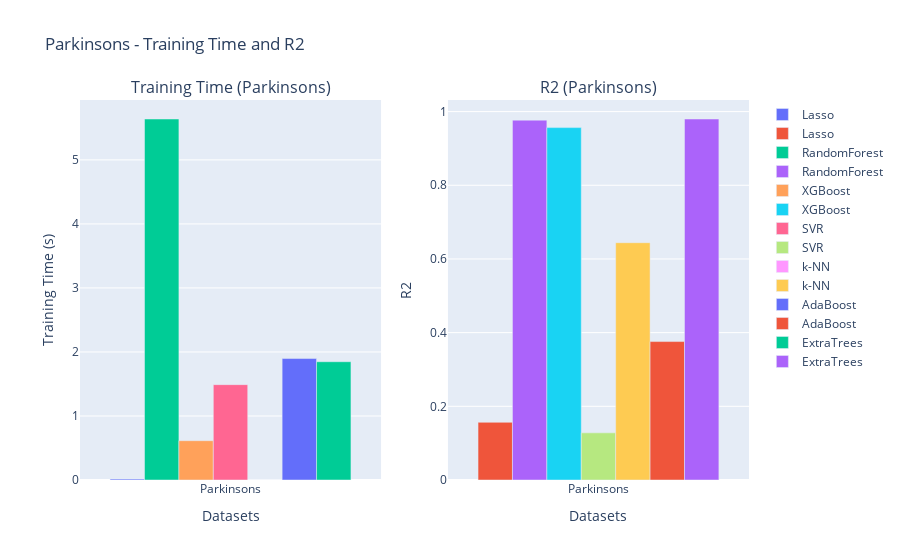
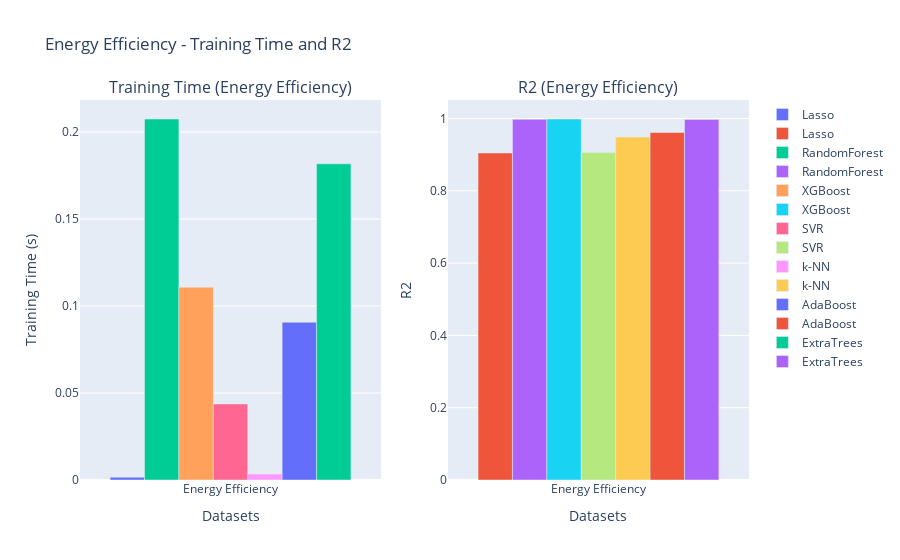
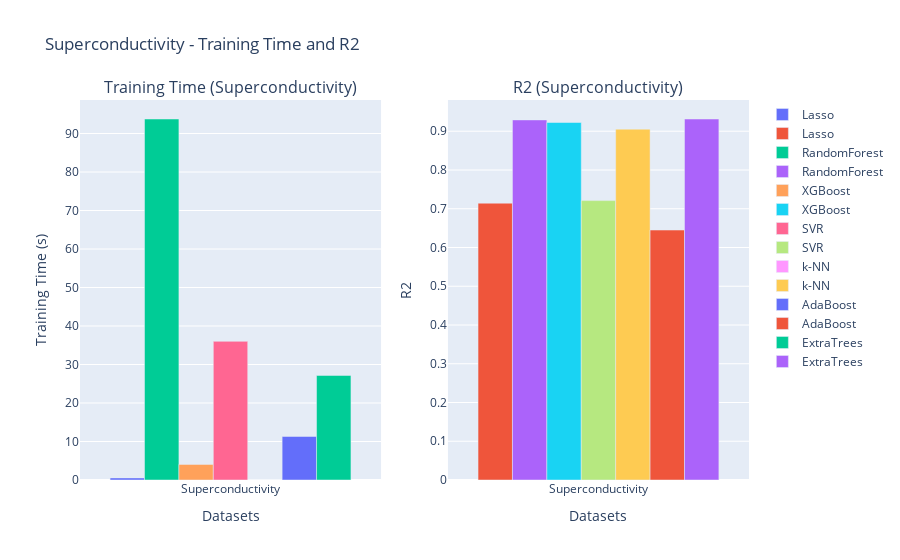
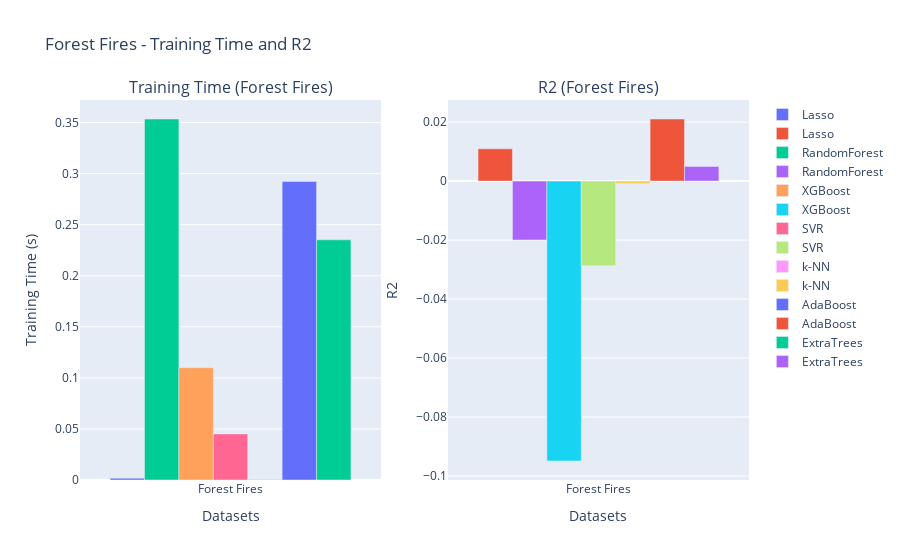

Notebook source saved alongside these figures, in order:
### Code cell
import plotly.graph_objs as go
from plotly.subplots import make_subplots

def plot_training_time_and_mape(datasets, dataset_name):
    dataset_names = list(datasets.keys())
    model_names = list(datasets[dataset_names[0]].keys())

    training_times = []
    mape_values = []

    for name in dataset_names:
        if name == dataset_name:
            training_times.append([datasets[name][model_name]['elapsed_time'] for model_name in model_names])
            mape_values.append([datasets[name][model_name]['test_r2'] for model_name in model_names])

    fig = make_subplots(rows=1, cols=2, subplot_titles=(f"Training Time ({dataset_name})", f"R2 ({dataset_name})"))

    for i, model_name in enumerate(model_names):
        fig.add_trace(go.Bar(x=[dataset_name], y=[training_times[0][i]], name=model_name), row=1, col=1)
        fig.add_trace(go.Bar(x=[dataset_name], y=[mape_values[0][i]], name=model_name), row=1, col=2)

    fig.update_xaxes(title_text="Datasets", row=1, col=1)
    fig.update_xaxes(title_text="Datasets", row=1, col=2)
    fig.update_yaxes(title_text="Training Time (s)", row=1, col=1)
    fig.update_yaxes(title_text="R2", row=1, col=2)

    fig.update_layout(title=f"{dataset_name} - Training Time and R2", showlegend=True, barmode='group')
    fig.show()

def plot_all_models(datasets, dataset_name, task='regression'):
    plot_training_time_and_mape(datasets, dataset_name)

    if task == 'regression':
        plot_mse(datasets, dataset_name)
    elif task == 'classification':
        plot_accuracy(datasets, dataset_name)

dataset_names = [
    'Parkinsons',
    'Energy Efficiency',
    'Superconductivity',
    'Forest Fires',
    'Wine Quality'
]

for dataset_name in dataset_names:
    plot_all_models(all_results, dataset_name, task='regression')

### Figure 1 — Plotly figure (JSON) as saved in the notebook; plotly's stock layout.template omitted (floating-point values rounded to 4 significant figures)
{"data": [{"name": "Lasso", "type": "bar", "x": ["Parkinsons"], "xaxis": "x", "y": [0.01381], "yaxis": "y"}, {"name": "Lasso", "type": "bar", "x": ["Parkinsons"], "xaxis": "x2", "y": [0.1566], "yaxis": "y2"}, {"name": "RandomForest", "type": "bar", "x": ["Parkinsons"], "xaxis": "x", "y": [5.639], "yaxis": "y"}, {"name": "RandomForest", "type": "bar", "x": ["Parkinsons"], "xaxis": "x2", "y": [0.9768], "yaxis": "y2"}, {"name": "XGBoost", "type": "bar", "x": ["Parkinsons"], "xaxis": "x", "y": [0.6138], "yaxis": "y"}, {"name": "XGBoost", "type": "bar", "x": ["Parkinsons"], "xaxis": "x2", "y": [0.9565], "yaxis": "y2"}, {"name": "SVR", "type": "bar", "x": ["Parkinsons"], "xaxis": "x", "y": [1.49], "yaxis": "y"}, {"name": "SVR", "type": "bar", "x": ["Parkinsons"], "xaxis": "x2", "y": [0.128], "yaxis": "y2"}, {"name": "k-NN", "type": "bar", "x": ["Parkinsons"], "xaxis": "x", "y": [0.000304], "yaxis": "y"}, {"name": "k-NN", "type": "bar", "x": ["Parkinsons"], "xaxis": "x2", "y": [0.6441], "yaxis": "y2"}, {"name": "AdaBoost", "type": "bar", "x": ["Parkinsons"], "xaxis": "x", "y": [1.897], "yaxis": "y"}, {"name": "AdaBoost", "type": "bar", "x": ["Parkinsons"], "xaxis": "x2", "y": [0.3758], "yaxis": "y2"}, {"name": "ExtraTrees", "type": "bar", "x": ["Parkinsons"], "xaxis": "x", "y": [1.847], "yaxis": "y"}, {"name": "ExtraTrees", "type": "bar", "x": ["Parkinsons"], "xaxis": "x2", "y": [0.9799], "yaxis": "y2"}], "layout": {"annotations": [{"font": {"size": 16}, "showarrow": false, "text": "Training Time (Parkinsons)", "x": 0.225, "xanchor": "center", "xref": "paper", "y": 1, "yanchor": "bottom", "yref": "paper"}, {"font": {"size": 16}, "showarrow": false, "text": "R2 (Parkinsons)", "x": 0.775, "xanchor": "center", "xref": "paper", "y": 1, "yanchor": "bottom", "yref": "paper"}], "barmode": "group", "showlegend": true, "title": {"text": "Parkinsons - Training Time and R2"}, "xaxis": {"anchor": "y", "domain": [0, 0.45], "title": {"text": "Datasets"}}, "xaxis2": {"anchor": "y2", "domain": [0.55, 1], "title": {"text": "Datasets"}}, "yaxis": {"anchor": "x", "domain": [0, 1], "title": {"text": "Training Time (s)"}}, "yaxis2": {"anchor": "x2", "domain": [0, 1], "title": {"text": "R2"}}}}

### Figure 2 — Plotly figure (JSON) as saved in the notebook; plotly's stock layout.template omitted (floating-point values rounded to 4 significant figures)
{"data": [{"name": "Lasso", "type": "bar", "x": ["Energy Efficiency"], "xaxis": "x", "y": [0.001594], "yaxis": "y"}, {"name": "Lasso", "type": "bar", "x": ["Energy Efficiency"], "xaxis": "x2", "y": [0.9046], "yaxis": "y2"}, {"name": "RandomForest", "type": "bar", "x": ["Energy Efficiency"], "xaxis": "x", "y": [0.2075], "yaxis": "y"}, {"name": "RandomForest", "type": "bar", "x": ["Energy Efficiency"], "xaxis": "x2", "y": [0.9977], "yaxis": "y2"}, {"name": "XGBoost", "type": "bar", "x": ["Energy Efficiency"], "xaxis": "x", "y": [0.1108], "yaxis": "y"}, {"name": "XGBoost", "type": "bar", "x": ["Energy Efficiency"], "xaxis": "x2", "y": [0.9986], "yaxis": "y2"}, {"name": "SVR", "type": "bar", "x": ["Energy Efficiency"], "xaxis": "x", "y": [0.04369], "yaxis": "y"}, {"name": "SVR", "type": "bar", "x": ["Energy Efficiency"], "xaxis": "x2", "y": [0.9062], "yaxis": "y2"}, {"name": "k-NN", "type": "bar", "x": ["Energy Efficiency"], "xaxis": "x", "y": [0.003448], "yaxis": "y"}, {"name": "k-NN", "type": "bar", "x": ["Energy Efficiency"], "xaxis": "x2", "y": [0.9486], "yaxis": "y2"}, {"name": "AdaBoost", "type": "bar", "x": ["Energy Efficiency"], "xaxis": "x", "y": [0.09069], "yaxis": "y"}, {"name": "AdaBoost", "type": "bar", "x": ["Energy Efficiency"], "xaxis": "x2", "y": [0.9611], "yaxis": "y2"}, {"name": "ExtraTrees", "type": "bar", "x": ["Energy Efficiency"], "xaxis": "x", "y": [0.1818], "yaxis": "y"}, {"name": "ExtraTrees", "type": "bar", "x": ["Energy Efficiency"], "xaxis": "x2", "y": [0.9975], "yaxis": "y2"}], "layout": {"annotations": [{"font": {"size": 16}, "showarrow": false, "text": "Training Time (Energy Efficiency)", "x": 0.225, "xanchor": "center", "xref": "paper", "y": 1, "yanchor": "bottom", "yref": "paper"}, {"font": {"size": 16}, "showarrow": false, "text": "R2 (Energy Efficiency)", "x": 0.775, "xanchor": "center", "xref": "paper", "y": 1, "yanchor": "bottom", "yref": "paper"}], "barmode": "group", "showlegend": true, "title": {"text": "Energy Efficiency - Training Time and R2"}, "xaxis": {"anchor": "y", "domain": [0, 0.45], "title": {"text": "Datasets"}}, "xaxis2": {"anchor": "y2", "domain": [0.55, 1], "title": {"text": "Datasets"}}, "yaxis": {"anchor": "x", "domain": [0, 1], "title": {"text": "Training Time (s)"}}, "yaxis2": {"anchor": "x2", "domain": [0, 1], "title": {"text": "R2"}}}}

### Figure 3 — Plotly figure (JSON) as saved in the notebook; plotly's stock layout.template omitted (floating-point values rounded to 4 significant figures)
{"data": [{"name": "Lasso", "type": "bar", "x": ["Superconductivity"], "xaxis": "x", "y": [0.5433], "yaxis": "y"}, {"name": "Lasso", "type": "bar", "x": ["Superconductivity"], "xaxis": "x2", "y": [0.7143], "yaxis": "y2"}, {"name": "RandomForest", "type": "bar", "x": ["Superconductivity"], "xaxis": "x", "y": [93.76], "yaxis": "y"}, {"name": "RandomForest", "type": "bar", "x": ["Superconductivity"], "xaxis": "x2", "y": [0.9292], "yaxis": "y2"}, {"name": "XGBoost", "type": "bar", "x": ["Superconductivity"], "xaxis": "x", "y": [4.051], "yaxis": "y"}, {"name": "XGBoost", "type": "bar", "x": ["Superconductivity"], "xaxis": "x2", "y": [0.9225], "yaxis": "y2"}, {"name": "SVR", "type": "bar", "x": ["Superconductivity"], "xaxis": "x", "y": [36.02], "yaxis": "y"}, {"name": "SVR", "type": "bar", "x": ["Superconductivity"], "xaxis": "x2", "y": [0.7209], "yaxis": "y2"}, {"name": "k-NN", "type": "bar", "x": ["Superconductivity"], "xaxis": "x", "y": [0.001033], "yaxis": "y"}, {"name": "k-NN", "type": "bar", "x": ["Superconductivity"], "xaxis": "x2", "y": [0.9054], "yaxis": "y2"}, {"name": "AdaBoost", "type": "bar", "x": ["Superconductivity"], "xaxis": "x", "y": [11.31], "yaxis": "y"}, {"name": "AdaBoost", "type": "bar", "x": ["Superconductivity"], "xaxis": "x2", "y": [0.645], "yaxis": "y2"}, {"name": "ExtraTrees", "type": "bar", "x": ["Superconductivity"], "xaxis": "x", "y": [27.15], "yaxis": "y"}, {"name": "ExtraTrees", "type": "bar", "x": ["Superconductivity"], "xaxis": "x2", "y": [0.9316], "yaxis": "y2"}], "layout": {"annotations": [{"font": {"size": 16}, "showarrow": false, "text": "Training Time (Superconductivity)", "x": 0.225, "xanchor": "center", "xref": "paper", "y": 1, "yanchor": "bottom", "yref": "paper"}, {"font": {"size": 16}, "showarrow": false, "text": "R2 (Superconductivity)", "x": 0.775, "xanchor": "center", "xref": "paper", "y": 1, "yanchor": "bottom", "yref": "paper"}], "barmode": "group", "showlegend": true, "title": {"text": "Superconductivity - Training Time and R2"}, "xaxis": {"anchor": "y", "domain": [0, 0.45], "title": {"text": "Datasets"}}, "xaxis2": {"anchor": "y2", "domain": [0.55, 1], "title": {"text": "Datasets"}}, "yaxis": {"anchor": "x", "domain": [0, 1], "title": {"text": "Training Time (s)"}}, "yaxis2": {"anchor": "x2", "domain": [0, 1], "title": {"text": "R2"}}}}

### Figure 4 — Plotly figure (JSON) as saved in the notebook; plotly's stock layout.template omitted (floating-point values rounded to 4 significant figures)
{"data": [{"name": "Lasso", "type": "bar", "x": ["Forest Fires"], "xaxis": "x", "y": [0.001799], "yaxis": "y"}, {"name": "Lasso", "type": "bar", "x": ["Forest Fires"], "xaxis": "x2", "y": [0.01095], "yaxis": "y2"}, {"name": "RandomForest", "type": "bar", "x": ["Forest Fires"], "xaxis": "x", "y": [0.3535], "yaxis": "y"}, {"name": "RandomForest", "type": "bar", "x": ["Forest Fires"], "xaxis": "x2", "y": [-0.01997], "yaxis": "y2"}, {"name": "XGBoost", "type": "bar", "x": ["Forest Fires"], "xaxis": "x", "y": [0.1099], "yaxis": "y"}, {"name": "XGBoost", "type": "bar", "x": ["Forest Fires"], "xaxis": "x2", "y": [-0.0949], "yaxis": "y2"}, {"name": "SVR", "type": "bar", "x": ["Forest Fires"], "xaxis": "x", "y": [0.04514], "yaxis": "y"}, {"name": "SVR", "type": "bar", "x": ["Forest Fires"], "xaxis": "x2", "y": [-0.02873], "yaxis": "y2"}, {"name": "k-NN", "type": "bar", "x": ["Forest Fires"], "xaxis": "x", "y": [0.0006292], "yaxis": "y"}, {"name": "k-NN", "type": "bar", "x": ["Forest Fires"], "xaxis": "x2", "y": [-0.0008294], "yaxis": "y2"}, {"name": "AdaBoost", "type": "bar", "x": ["Forest Fires"], "xaxis": "x", "y": [0.2924], "yaxis": "y"}, {"name": "AdaBoost", "type": "bar", "x": ["Forest Fires"], "xaxis": "x2", "y": [0.02105], "yaxis": "y2"}, {"name": "ExtraTrees", "type": "bar", "x": ["Forest Fires"], "xaxis": "x", "y": [0.2352], "yaxis": "y"}, {"name": "ExtraTrees", "type": "bar", "x": ["Forest Fires"], "xaxis": "x2", "y": [0.004975], "yaxis": "y2"}], "layout": {"annotations": [{"font": {"size": 16}, "showarrow": false, "text": "Training Time (Forest Fires)", "x": 0.225, "xanchor": "center", "xref": "paper", "y": 1, "yanchor": "bottom", "yref": "paper"}, {"font": {"size": 16}, "showarrow": false, "text": "R2 (Forest Fires)", "x": 0.775, "xanchor": "center", "xref": "paper", "y": 1, "yanchor": "bottom", "yref": "paper"}], "barmode": "group", "showlegend": true, "title": {"text": "Forest Fires - Training Time and R2"}, "xaxis": {"anchor": "y", "domain": [0, 0.45], "title": {"text": "Datasets"}}, "xaxis2": {"anchor": "y2", "domain": [0.55, 1], "title": {"text": "Datasets"}}, "yaxis": {"anchor": "x", "domain": [0, 1], "title": {"text": "Training Time (s)"}}, "yaxis2": {"anchor": "x2", "domain": [0, 1], "title": {"text": "R2"}}}}
